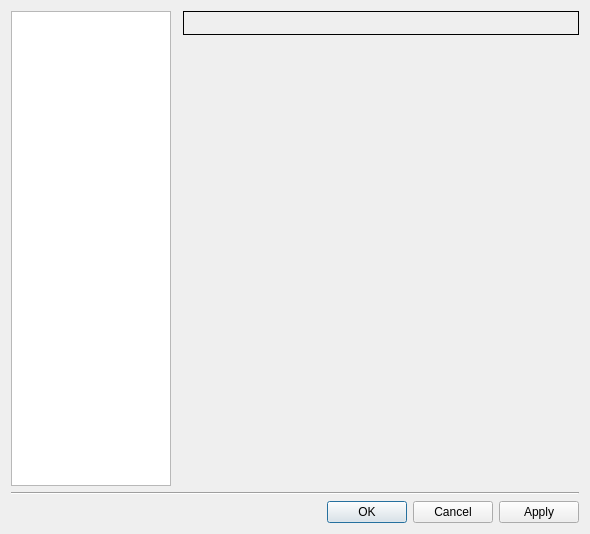
<?xml version="1.0" encoding="UTF-8"?>
<ui version="4.0">
 <class>PreferencesDialog</class>
 <widget class="QDialog" name="PreferencesDialog">
  <property name="geometry">
   <rect>
    <x>0</x>
    <y>0</y>
    <width>590</width>
    <height>534</height>
   </rect>
  </property>
  <property name="sizePolicy">
   <sizepolicy hsizetype="Expanding" vsizetype="Expanding">
    <horstretch>2</horstretch>
    <verstretch>2</verstretch>
   </sizepolicy>
  </property>
  <property name="windowTitle">
   <string>Preferences</string>
  </property>
  <property name="modal">
   <bool>true</bool>
  </property>
  <layout class="QGridLayout">
   <item row="2" column="1" colspan="2">
    <widget class="QDialogButtonBox" name="uiButtonBox">
     <property name="orientation">
      <enum>Qt::Horizontal</enum>
     </property>
     <property name="standardButtons">
      <set>QDialogButtonBox::Apply|QDialogButtonBox::Cancel|QDialogButtonBox::Ok</set>
     </property>
     <property name="centerButtons">
      <bool>false</bool>
     </property>
    </widget>
   </item>
   <item row="0" column="0">
    <widget class="QTreeWidget" name="uiTreeWidget">
     <property name="sizePolicy">
      <sizepolicy hsizetype="Fixed" vsizetype="Expanding">
       <horstretch>0</horstretch>
       <verstretch>0</verstretch>
      </sizepolicy>
     </property>
     <property name="maximumSize">
      <size>
       <width>160</width>
       <height>16777215</height>
      </size>
     </property>
     <property name="font">
      <font>
       <pointsize>11</pointsize>
       <weight>75</weight>
       <bold>true</bold>
      </font>
     </property>
     <property name="indentation">
      <number>10</number>
     </property>
     <attribute name="headerVisible">
      <bool>false</bool>
     </attribute>
     <column>
      <property name="text">
       <string notr="true">1</string>
      </property>
     </column>
    </widget>
   </item>
   <item row="1" column="0" colspan="3">
    <widget class="Line" name="uiLine">
     <property name="orientation">
      <enum>Qt::Horizontal</enum>
     </property>
    </widget>
   </item>
   <item row="0" column="2">
    <layout class="QVBoxLayout">
     <property name="spacing">
      <number>3</number>
     </property>
     <item>
      <widget class="QLabel" name="uiTitleLabel">
       <property name="sizePolicy">
        <sizepolicy hsizetype="Preferred" vsizetype="Maximum">
         <horstretch>1</horstretch>
         <verstretch>0</verstretch>
        </sizepolicy>
       </property>
       <property name="font">
        <font>
         <pointsize>14</pointsize>
         <weight>75</weight>
         <bold>true</bold>
         <underline>false</underline>
        </font>
       </property>
       <property name="frameShape">
        <enum>QFrame::Box</enum>
       </property>
      </widget>
     </item>
     <item>
      <widget class="QStackedWidget" name="uiStackedWidget">
       <property name="sizePolicy">
        <sizepolicy hsizetype="Expanding" vsizetype="MinimumExpanding">
         <horstretch>1</horstretch>
         <verstretch>1</verstretch>
        </sizepolicy>
       </property>
       <widget class="QWidget" name="uiPageWidget"/>
      </widget>
     </item>
    </layout>
   </item>
  </layout>
 </widget>
 <tabstops>
  <tabstop>uiButtonBox</tabstop>
 </tabstops>
 <resources>
  <include location="../../resources/resources.qrc"/>
 </resources>
 <connections>
  <connection>
   <sender>uiButtonBox</sender>
   <signal>accepted()</signal>
   <receiver>PreferencesDialog</receiver>
   <slot>accept()</slot>
   <hints>
    <hint type="sourcelabel">
     <x>248</x>
     <y>270</y>
    </hint>
    <hint type="destinationlabel">
     <x>157</x>
     <y>274</y>
    </hint>
   </hints>
  </connection>
  <connection>
   <sender>uiButtonBox</sender>
   <signal>rejected()</signal>
   <receiver>PreferencesDialog</receiver>
   <slot>reject()</slot>
   <hints>
    <hint type="sourcelabel">
     <x>316</x>
     <y>276</y>
    </hint>
    <hint type="destinationlabel">
     <x>286</x>
     <y>274</y>
    </hint>
   </hints>
  </connection>
 </connections>
</ui>
